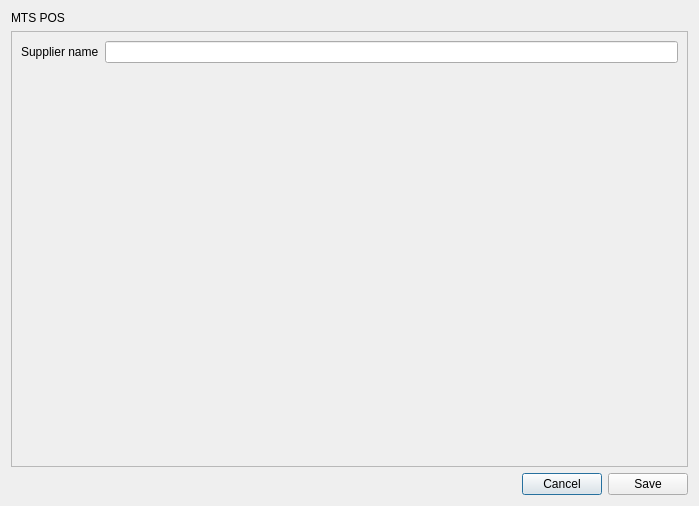
<?xml version="1.0" encoding="UTF-8"?>
<ui version="4.0">
 <class>DialogEditSupplier</class>
 <widget class="QDialog" name="DialogEditSupplier">
  <property name="geometry">
   <rect>
    <x>0</x>
    <y>0</y>
    <width>699</width>
    <height>506</height>
   </rect>
  </property>
  <property name="windowTitle">
   <string>Edit supplier</string>
  </property>
  <layout class="QVBoxLayout" name="verticalLayout">
   <item>
    <widget class="QLabel" name="label_6">
     <property name="sizePolicy">
      <sizepolicy hsizetype="Preferred" vsizetype="Fixed">
       <horstretch>0</horstretch>
       <verstretch>0</verstretch>
      </sizepolicy>
     </property>
     <property name="text">
      <string>MTS POS</string>
     </property>
    </widget>
   </item>
   <item>
    <widget class="QScrollArea" name="scrollArea">
     <property name="widgetResizable">
      <bool>true</bool>
     </property>
     <widget class="QWidget" name="scrollAreaWidgetContents">
      <property name="geometry">
       <rect>
        <x>0</x>
        <y>0</y>
        <width>679</width>
        <height>436</height>
       </rect>
      </property>
      <layout class="QFormLayout" name="formLayout">
       <item row="0" column="0">
        <widget class="QLabel" name="label_3">
         <property name="text">
          <string>Supplier name</string>
         </property>
        </widget>
       </item>
       <item row="0" column="1">
        <widget class="QLineEdit" name="lineEditSupplierName"/>
       </item>
      </layout>
     </widget>
    </widget>
   </item>
   <item>
    <layout class="QHBoxLayout" name="horizontalLayout">
     <item>
      <spacer name="horizontalSpacer">
       <property name="orientation">
        <enum>Qt::Horizontal</enum>
       </property>
       <property name="sizeHint" stdset="0">
        <size>
         <width>40</width>
         <height>20</height>
        </size>
       </property>
      </spacer>
     </item>
     <item>
      <widget class="QPushButton" name="pushButtonCancel">
       <property name="text">
        <string>Cancel</string>
       </property>
      </widget>
     </item>
     <item>
      <widget class="QPushButton" name="pushButtonSave">
       <property name="text">
        <string>Save</string>
       </property>
      </widget>
     </item>
    </layout>
   </item>
  </layout>
 </widget>
 <tabstops>
  <tabstop>scrollArea</tabstop>
  <tabstop>pushButtonCancel</tabstop>
  <tabstop>pushButtonSave</tabstop>
 </tabstops>
 <resources/>
 <connections/>
</ui>
